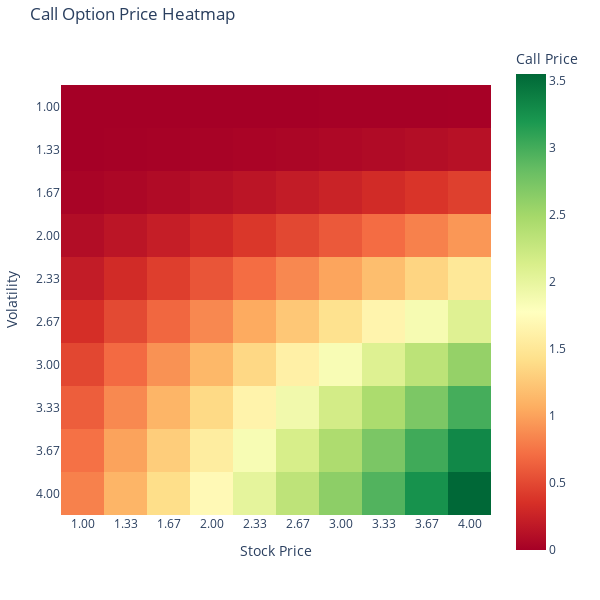
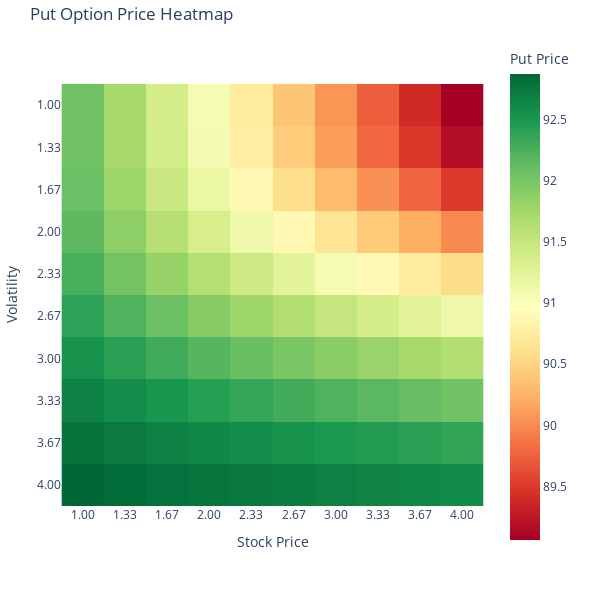

Notebook code cell kept with these figures, in order:
### Code cell
import numpy as np
import pandas as pd
import scipy.stats as si
import plotly.express as px

# Black-Scholes formula
def black_scholes(S, K, T, r, sigma, option_type='call'):
    d1 = (np.log(S / K) + (r + 0.5 * sigma ** 2) * T) / (sigma * np.sqrt(T))
    d2 = d1 - sigma * np.sqrt(T)
    
    if option_type == 'call':
        price = (S * si.norm.cdf(d1, 0.0, 1.0) - K * np.exp(-r * T) * si.norm.cdf(d2, 0.0, 1.0))
    elif option_type == 'put':
        price = (K * np.exp(-r * T) * si.norm.cdf(-d2, 0.0, 1.0) - S * si.norm.cdf(-d1, 0.0, 1.0))
    
    return price

# Create a 10x10 grid for stock prices and volatilities
stock_prices = np.linspace(LS, HS, 10)
volatilities = np.linspace(LV, HV, 10)

call_prices = np.zeros((10, 10))
put_prices = np.zeros((10, 10))

K = 100  # Strike price
T = 1.2    # Time to maturity
r = 0.06 # Risk-free rate

# Calculate the call and put prices
for i, S in enumerate(stock_prices):
    for j, sigma in enumerate(volatilities):
        call_prices[j, i] = black_scholes(S, K, T, r, sigma, option_type='call')
        put_prices[j, i] = black_scholes(S, K, T, r, sigma, option_type='put')


call_df = pd.DataFrame(call_prices, index=[f'{v:.2f}' for v in volatilities], columns=[f'{s:.2f}' for s in stock_prices])
put_df = pd.DataFrame(put_prices, index=[f'{v:.2f}' for v in volatilities], columns=[f'{s:.2f}' for s in stock_prices])

# Create heatmaps
fig_call = px.imshow(call_df, 
                     labels=dict(x="Stock Price", y="Volatility", color="Call Price"), 
                     color_continuous_scale="RdYlGn")
fig_call.update_layout(
    title="Call Option Price Heatmap",
    width=600,  # Adjust width as needed
    height=600,  # Adjust height as needed
    margin=dict(l=40, r=40, b=40, t=40)
)
fig_call.update_yaxes(scaleanchor="x", scaleratio=1)

fig_put = px.imshow(put_df, 
                    labels=dict(x="Stock Price", y="Volatility", color="Put Price"), 
                    color_continuous_scale="RdYlGn")
fig_put.update_layout(
    title="Put Option Price Heatmap",
    width=590,  # you can adjust width
    height=590,  # you can adjust height
    margin=dict(l=40, r=40, b=40, t=40)
)
fig_put.update_yaxes(scaleanchor="x", scaleratio=1)

# Display the heatmaps
fig_call.show()
fig_put.show()

### Figure 1 — Plotly figure (JSON) as saved in the notebook; plotly's stock layout.template omitted (floating-point values rounded to 4 significant figures)
{"data": [{"coloraxis": "coloraxis", "hovertemplate": "Stock Price: %{x}<br>Volatility: %{y}<br>Call Price: %{z}<extra></extra>", "name": "0", "type": "heatmap", "x": ["1.00", "1.33", "1.67", "2.00", "2.33", "2.67", "3.00", "3.33", "3.67", "4.00"], "xaxis": "x", "y": ["1.00", "1.33", "1.67", "2.00", "2.33", "2.67", "3.00", "3.33", "3.67", "4.00"], "yaxis": "y", "z": [[3.537e-05, 0.0001312, 0.0003473, 0.0007483, 0.001404, 0.002389, 0.003774, 0.005634, 0.008039, 0.01106], [0.002947, 0.00685, 0.01288, 0.02125, 0.03212, 0.04559, 0.06173, 0.08059, 0.1022, 0.1265], [0.02636, 0.04924, 0.07884, 0.1148, 0.1567, 0.2042, 0.2572, 0.3151, 0.3779, 0.4453], [0.09285, 0.1538, 0.2255, 0.3064, 0.3955, 0.4919, 0.5949, 0.704, 0.8186, 0.9384], [0.2042, 0.3146, 0.4372, 0.5699, 0.711, 0.8595, 1.014, 1.175, 1.341, 1.512], [0.3431, 0.5045, 0.6774, 0.8594, 1.049, 1.245, 1.446, 1.653, 1.864, 2.078], [0.4874, 0.6946, 0.9114, 1.136, 1.366, 1.601, 1.841, 2.085, 2.331, 2.581], [0.62, 0.8647, 1.117, 1.375, 1.637, 1.903, 2.172, 2.444, 2.718, 2.995], [0.7311, 1.005, 1.283, 1.566, 1.852, 2.141, 2.432, 2.725, 3.019, 3.315], [0.8177, 1.112, 1.41, 1.711, 2.014, 2.318, 2.624, 2.932, 3.24, 3.55]]}], "layout": {"coloraxis": {"colorbar": {"title": {"text": "Call Price"}}, "colorscale": [[0, "rgb(165,0,38)"], [0.1, "rgb(215,48,39)"], [0.2, "rgb(244,109,67)"], [0.3, "rgb(253,174,97)"], [0.4, "rgb(254,224,139)"], [0.5, "rgb(255,255,191)"], [0.6, "rgb(217,239,139)"], [0.7, "rgb(166,217,106)"], [0.8, "rgb(102,189,99)"], [0.9, "rgb(26,152,80)"], [1, "rgb(0,104,55)"]]}, "height": 600, "margin": {"b": 40, "l": 40, "r": 40, "t": 40}, "title": {"text": "Call Option Price Heatmap"}, "width": 600, "xaxis": {"anchor": "y", "autorange": true, "constrain": "domain", "domain": [0, 1], "range": [-0.5, 9.5], "scaleanchor": "y", "title": {"text": "Stock Price"}, "type": "category"}, "yaxis": {"anchor": "x", "autorange": true, "constrain": "domain", "domain": [0.08654, 0.9135], "range": [9.5, -0.5], "scaleanchor": "x", "scaleratio": 1, "title": {"text": "Volatility"}, "type": "category"}}}

### Figure 2 — Plotly figure (JSON) as saved in the notebook; plotly's stock layout.template omitted (floating-point values rounded to 4 significant figures)
{"data": [{"coloraxis": "coloraxis", "hovertemplate": "Stock Price: %{x}<br>Volatility: %{y}<br>Put Price: %{z}<extra></extra>", "name": "0", "type": "heatmap", "x": ["1.00", "1.33", "1.67", "2.00", "2.33", "2.67", "3.00", "3.33", "3.67", "4.00"], "xaxis": "x", "y": ["1.00", "1.33", "1.67", "2.00", "2.33", "2.67", "3.00", "3.33", "3.67", "4.00"], "yaxis": "y", "z": [[92.05, 91.72, 91.39, 91.05, 90.72, 90.39, 90.06, 89.73, 89.39, 89.06], [92.06, 91.73, 91.4, 91.07, 90.75, 90.43, 90.11, 89.8, 89.49, 89.18], [92.08, 91.77, 91.47, 91.17, 90.88, 90.59, 90.31, 90.03, 89.76, 89.5], [92.15, 91.87, 91.61, 91.36, 91.12, 90.88, 90.65, 90.42, 90.21, 89.99], [92.26, 92.03, 91.82, 91.62, 91.43, 91.25, 91.07, 90.89, 90.73, 90.56], [92.4, 92.22, 92.06, 91.91, 91.77, 91.63, 91.5, 91.37, 91.25, 91.13], [92.54, 92.41, 92.3, 92.19, 92.09, 91.99, 91.89, 91.8, 91.72, 91.63], [92.67, 92.58, 92.5, 92.43, 92.36, 92.29, 92.23, 92.16, 92.1, 92.05], [92.78, 92.72, 92.67, 92.62, 92.57, 92.53, 92.48, 92.44, 92.41, 92.37], [92.87, 92.83, 92.8, 92.76, 92.73, 92.7, 92.68, 92.65, 92.63, 92.6]]}], "layout": {"coloraxis": {"colorbar": {"title": {"text": "Put Price"}}, "colorscale": [[0, "rgb(165,0,38)"], [0.1, "rgb(215,48,39)"], [0.2, "rgb(244,109,67)"], [0.3, "rgb(253,174,97)"], [0.4, "rgb(254,224,139)"], [0.5, "rgb(255,255,191)"], [0.6, "rgb(217,239,139)"], [0.7, "rgb(166,217,106)"], [0.8, "rgb(102,189,99)"], [0.9, "rgb(26,152,80)"], [1, "rgb(0,104,55)"]]}, "height": 590, "margin": {"b": 40, "l": 40, "r": 40, "t": 40}, "title": {"text": "Put Option Price Heatmap"}, "width": 590, "xaxis": {"anchor": "y", "autorange": true, "constrain": "domain", "domain": [0, 1], "range": [-0.5, 9.5], "scaleanchor": "y", "title": {"text": "Stock Price"}, "type": "category"}, "yaxis": {"anchor": "x", "autorange": true, "constrain": "domain", "domain": [0.08627, 0.9137], "range": [9.5, -0.5], "scaleanchor": "x", "scaleratio": 1, "title": {"text": "Volatility"}, "type": "category"}}}
